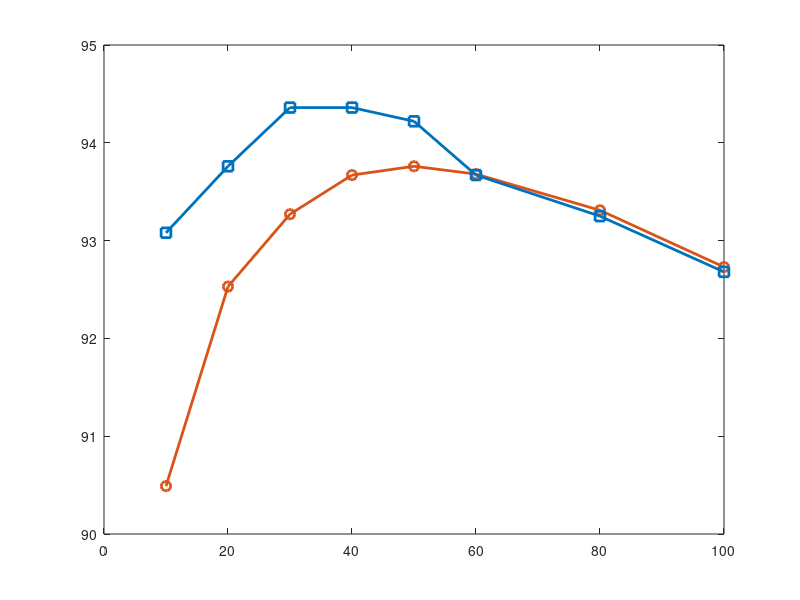

Write MATLAB code to recreate this figure. (Note: this script raises an error after producing the figure.)
load_percentage = [10, 20, 30, 40, 50, 60, 80, 100];
eff_without = [90.49, 92.53, 93.27, 93.67, 93.76, 93.68, 93.31, 92.73];
eff_with = [93.08, 93.76, 94.36, 94.36, 94.22, 93.67, 93.25, 92.68];

figure('Name', 'Phase Shedding Efficiency Comparison', 'Color', 'w');

plot(load_percentage, eff_without, '-o', 'LineWidth', 2, 'MarkerSize', 7, 'Color', [0.8500 0.3250 0.0980]);
hold on;
plot(load_percentage, eff_with, '-s', 'LineWidth', 2, 'MarkerSize', 7, 'Color', [0 0.4470 0.7410]);

xline(50, '--k', 'Phase Shedding Threshold(50% of the Load)', 'LabelVerticalAlignment', 'bottom', ...
      'LabelHorizontalAlignment', 'left', 'LineWidth', 1.5, 'FontSize', 11);

title('Phase Shedding vs Without Phase Shedding (2 Phase NIBB Converter)', 'FontSize', 12);
xlabel('Load Demand (%)', 'FontSize', 12, 'FontWeight', 'bold');
ylabel('Converter Efficiency (%)', 'FontSize', 12, 'FontWeight', 'bold');

legend('Without Shedding (Fixed 2-Phase)', 'With Shedding (Adaptive)', ...
       'Location', 'southeast', 'FontSize', 11);

xlim([10 100]);
ylim([90 95]);
xticks(10:10:100);

grid on;
hold off;
